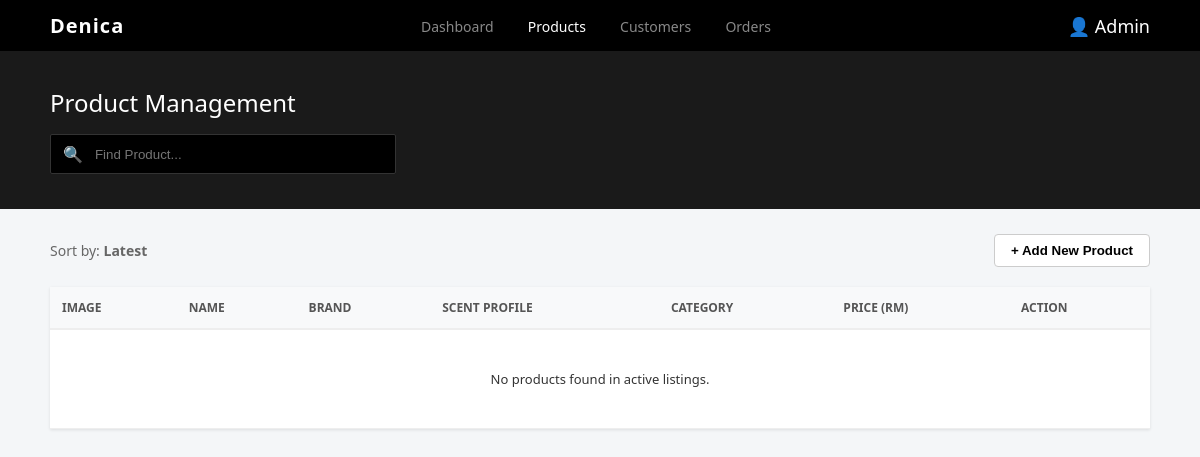
Page /admin/products.php on the earlier database version.
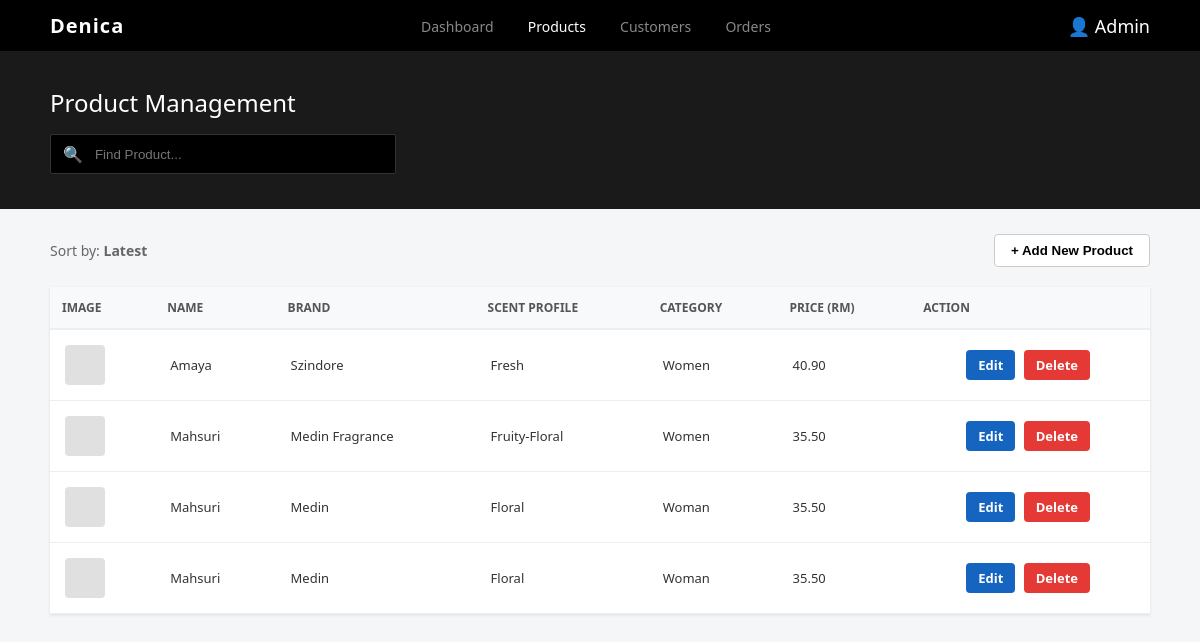
Same page on the later database version.
### tables this page shows
CREATE TABLE `item` (
  `ItemID` int(11) NOT NULL,
  `ProductName` varchar(100) NOT NULL,
  `Brand` varchar(225) NOT NULL,
  `ScentProfile` varchar(225) NOT NULL,
  `Description` varchar(225) NOT NULL,
  `Category` varchar(100) NOT NULL,
  `Price` float NOT NULL,
  `IsDeleted` varchar(225) NOT NULL
);

### admin/products.php (the view, shortened to what this page needs)
<?php
$conn = mysqli_connect("localhost", "root", "", "denicadata");
$search = $_GET['search'] ?? '';
if ($search !== '') {
    $stmt = $conn->prepare(
        "SELECT * FROM item
         WHERE (ProductName LIKE ?
            OR Brand LIKE ?
            OR ScentProfile LIKE ?)
         AND IsDeleted = 0
         ORDER BY ItemID DESC"
    );
    $keyword = "%$search%";
    $stmt->bind_param("sss", $keyword, $keyword, $keyword);
    $stmt->execute();
    $result = $stmt->get_result();
} else {
    $result = mysqli_query($conn, "SELECT * FROM item WHERE IsDeleted = 0 ORDER BY ItemID DESC");
}
?>
<!DOCTYPE html>
<html lang="en">
<head>
    <link rel="stylesheet" href="admin.css">
</head>
<body>
<header class="main-header">
    <div class="logo">Denica</div>
    <nav>
        <a href="admin_dashboard.php">Dashboard</a>
        <a href="products.php" class="active">Products</a>
        <a href="customers.php">Customers</a>
        <a href="orders.php">Orders</a>
    </nav>
    <div class="admin-profile">👤 Admin</div>
</header>
<section class="management-bar">
    <h1>Product Management</h1>
    <form method="get" class="search-box">
        <span>🔍</span>
        <input type="text" name="search" placeholder="Find Product..." value="<?= htmlspecialchars($search) ?>">
    </form>
</section>
<main class="admin-content">
    <div class="action-row">
        <div class="sort-dropdown">
            <?= $search ? "Search results for <strong>'" . htmlspecialchars($search) . "'</strong>" : "Sort by: <strong>Latest</strong>" ?>
        </div>
        <button class="add-btn" onclick="openModal()">+ Add New Product</button>
    </div>
    <table class="srs-table">
        <thead>
            <tr>
                <th>Image</th>
                <th>Name</th>
                <th>Brand</th>
                <th>Scent Profile</th>
                <th>Category</th>
                <th>Price (RM)</th>
                <th>Action</th>
            </tr>
        </thead>
        <tbody>
        <?php if ($result && mysqli_num_rows($result) > 0) { ?>
            <?php while ($row = mysqli_fetch_assoc($result)) { ?>
                <tr>
                    <td>
                        <?php if (!empty($row['ImagePath'])): ?>
                            <img src="<?= $row['ImagePath'] ?>" class="prod-img" alt="Perfume">
                        <?php else: ?>
                            <div class="img-placeholder"></div>
                        <?php endif; ?>
                    </td>
                    <td><?= htmlspecialchars($row['ProductName']) ?></td>
                    <td><?= htmlspecialchars($row['Brand']) ?></td>
                    <td><?= htmlspecialchars($row['ScentProfile']) ?></td>
                    <td><?= htmlspecialchars($row['Category']) ?></td>
                    <td><?= number_format($row['Price'], 2) ?></td>
                    <td>
                        <a href="edit_product.php?id=<?= $row['ItemID'] ?>" class="edit-btn">Edit</a>
                        <a href="delete_product.php?id=<?= $row['ItemID'] ?>"
                           class="delete-btn"
                           onclick="return confirm('Archive this product? (It will be hidden but kept for order history)');">
                           Delete
                        </a>
                    </td>
                </tr>
            <?php } ?>
        <?php } else { ?>
            <tr><td colspan="7" style="text-align:center; padding: 40px;">No products found in active listings.</td></tr>
        <?php } ?>
        </tbody>
    </table>
</main>
</body>
</html>

### admin/admin.css (style rules this page uses)
body { margin: 0; font-family: 'Segoe UI', Tahoma, Geneva, Verdana, sans-serif; background-color: #f4f6f8; color: #333; }
.main-header { background: #000; color: #fff; padding: 12px 50px; display: flex; justify-content: space-between; align-items: center; position: sticky; top: 0; z-index: 1000; }
.main-header .logo { font-size: 20px; font-weight: bold; letter-spacing: 1px; }
.main-header nav a { color: #888; text-decoration: none; margin: 0 15px; font-size: 14px; transition: 0.3s; }
.main-header nav a:hover, .main-header nav a.active { color: #fff; }
.admin-profile { font-size: 18px; cursor: pointer; }
.management-bar { background: #1a1a1a; color: white; padding: 35px 50px; }
.management-bar h1 { margin: 0 0 15px 0; font-size: 24px; font-weight: 500; }
.search-box { background: #000; padding: 8px 12px; width: 320px; border: 1px solid #333; display: flex; align-items: center; border-radius: 2px; }
.search-box input { background: transparent; border: none; color: white; margin-left: 10px; width: 100%; outline: none; }
.admin-content { padding: 25px 50px; }
.action-row { display: flex; justify-content: space-between; align-items: center; margin-bottom: 20px; }
.sort-dropdown { font-size: 14px; color: #666; }
.add-btn { background: #fff; color: #000; padding: 8px 16px; border: 1px solid #ccc; cursor: pointer; font-weight: 600; border-radius: 4px; }
.srs-table { width: 100%; border-collapse: collapse; background: white; box-shadow: 0 1px 3px rgba(0,0,0,0.1); }
.srs-table th { background: #f8f9fa; padding: 12px; text-align: left; font-size: 12px; color: #555; border-bottom: 2px solid #eee; text-transform: uppercase; }
.srs-table td { padding: 15px; border-bottom: 1px solid #eee; font-size: 13px; }
.img-placeholder { width: 40px; height: 40px; background: #e0e0e0; border-radius: 4px; }
body { margin: 0; font-family: 'Segoe UI', sans-serif; background-color: #f4f6f8; }
.main-header { background: #000; color: #fff; padding: 12px 50px; display: flex; justify-content: space-between; align-items: center; }
.srs-table { width: 100%; border-collapse: collapse; background: white; }
.srs-table th { background: #f8f9fa; padding: 12px; text-align: left; border-bottom: 2px solid #eee; }
.srs-table td { padding: 15px; border-bottom: 1px solid #eee; }
.edit-btn, .delete-btn { padding: 6px 12px; border-radius: 4px; font-size: 13px; font-weight: 600; text-decoration: none; margin-right: 5px; transition: 0.2s; }
.edit-btn { background-color: #1565c0; color: #fff; border: none; cursor: pointer; }
.delete-btn { background-color: #e53935; color: #fff; border: none; cursor: pointer; }
.srs-table td:last-child { text-align: center; white-space: nowrap; }

Differences in the rows shown:
now on this page (row edited): item: ProductName "Amaya", Brand "Szindore", ScentProfile "Fresh", Category "Women", Price "40.90"
now on this page (row edited): item: ProductName "Mahsuri", Brand "Medin Fragrance", ScentProfile "Fruity-Floral", Category "Women", Price "35.50"
now on this page (row edited): item: ProductName "Mahsuri", Brand "Medin", ScentProfile "Floral", Category "Woman", Price "35.50"
now on this page (row edited): item: ProductName "Mahsuri", Brand "Medin", ScentProfile "Floral", Category "Woman", Price "35.50"
Other differences:
text no longer shown: "No products found in active listings."
